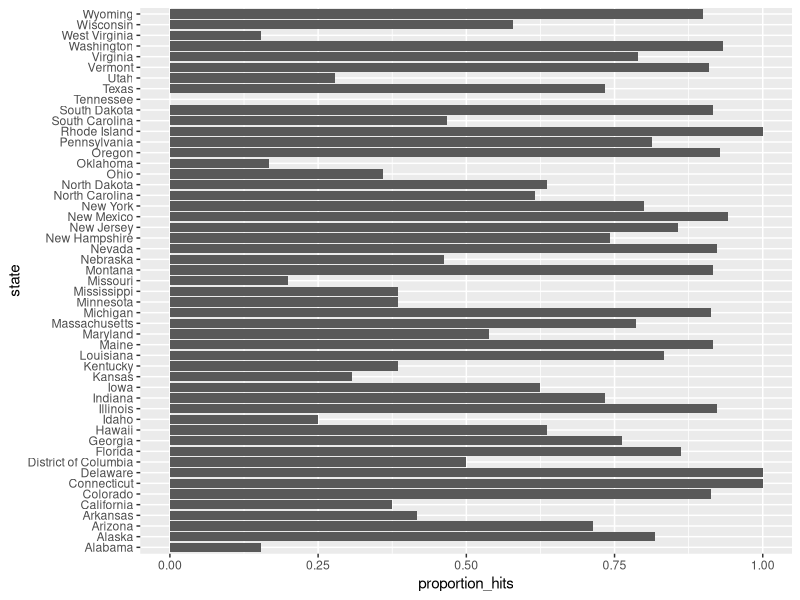
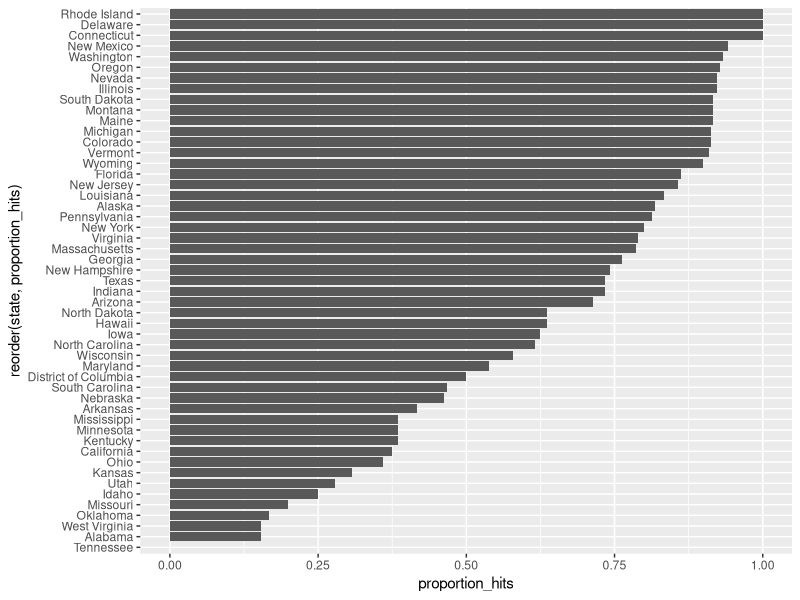
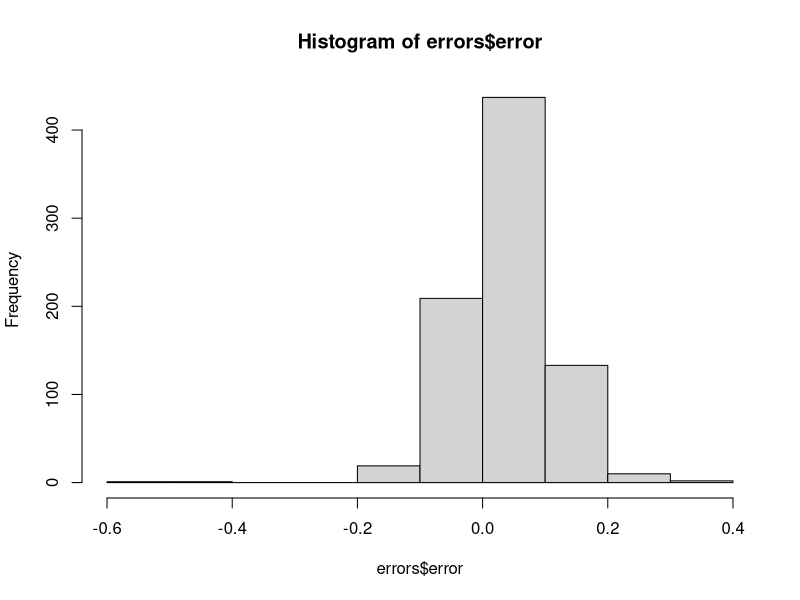
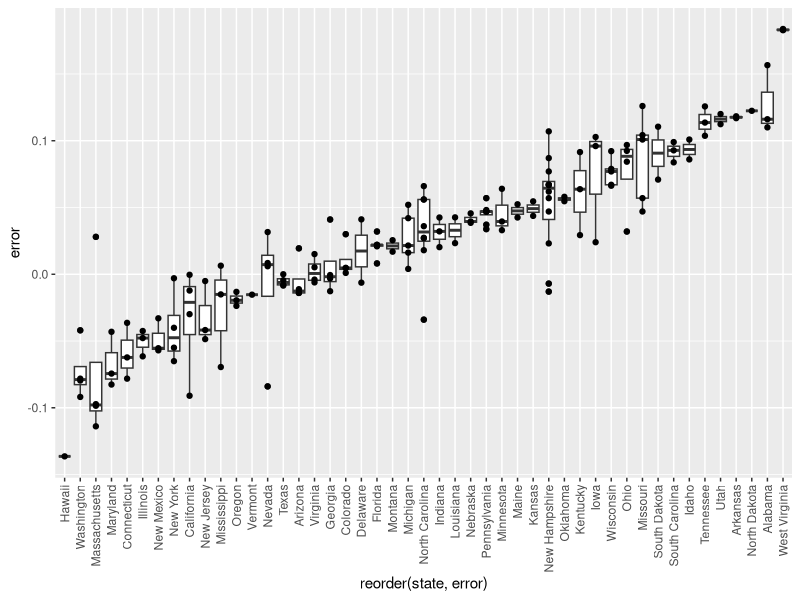
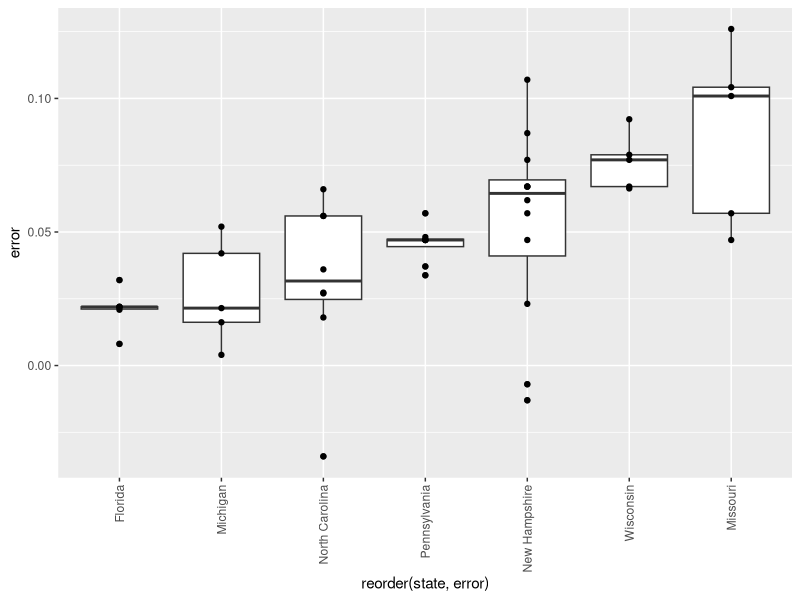
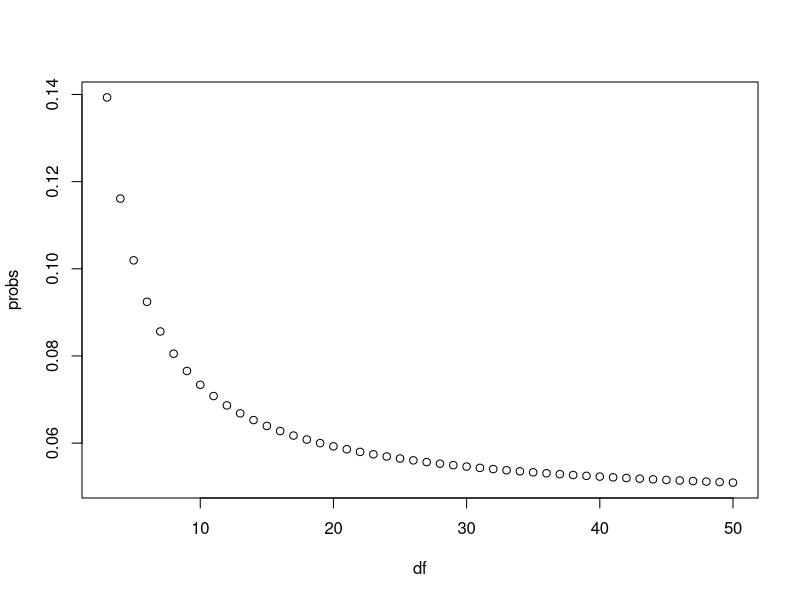

These figures' R source, in order:
# Load the libraries and data
library(dplyr)
library(dslabs)
library(ggplot2)
data("polls_us_election_2016")

# Create a table called `polls` that filters by  state, date, and reports the spread
polls <- polls_us_election_2016 %>% 
  filter(state != "U.S." & enddate >= "2016-10-31") %>% 
  mutate(spread = rawpoll_clinton/100 - rawpoll_trump/100)

# Create an object called `cis` that has the columns indicated in the instructions
cis <- polls %>% 
  mutate(X_hat = (spread+1)/2, se = 2*sqrt(X_hat*(1-X_hat)/samplesize), lower = spread - se*qnorm(1-0.05/2), upper = spread + se*qnorm(1-0.05/2)) %>% 
  select(state, startdate, enddate, pollster, grade, spread, lower, upper)

# Add the actual results to the `cis` data set
add <- results_us_election_2016 %>% mutate(actual_spread = clinton/100 - trump/100) %>% select(state, actual_spread)
ci_data <- cis %>% mutate(state = as.character(state)) %>% left_join(add, by = "state")

# Create an object called `p_hits` that summarizes the proportion of confidence intervals that contain the actual value. Print this object to the console.
p_hits <- ci_data %>% 
  mutate(hit = (actual_spread >= lower & actual_spread <= upper)) %>% 
  summarize(mean(hit))

# Create an object called `p_hits` that summarizes the proportion of hits for each pollster that has at least 5 polls.
p_hits <- ci_data %>% 
  group_by(pollster) %>% 
  filter(n() >= 5) %>% mutate(hit = (actual_spread >= lower & actual_spread <= upper)) %>% 
  summarize(proportion_hits = mean(hit), n = n(), grade = grade[1]) %>% 
  arrange(-proportion_hits)

# Create an object called `p_hits` that summarizes the proportion of hits for each state that has more than 5 polls.
p_hits <- ci_data %>% 
  mutate(hit = (actual_spread >= lower & actual_spread <= upper)) %>%
  group_by(state) %>% 
  filter(n() > 5) %>% 
  summarize(proportion_hits = mean(hit), n = n())

# Make a barplot of the proportion of hits for each state
p_hits %>% ggplot(aes(state, proportion_hits)) + 
  geom_bar(stat = "identity") + 
  coord_flip()

# Create an object called `errors` that calculates the difference between the predicted and actual spread and indicates if the correct winner was predicted
errors <- ci_data %>% mutate(error = spread - actual_spread, hit = sign(spread) == sign(actual_spread))

# Examine the last 6 rows of `errors`
tail(errors)

# Make a barplot of the proportion of hits for each state
p_hits %>%
  arrange(desc(proportion_hits)) %>% 
  ggplot(aes(x = reorder(state,proportion_hits), y = proportion_hits)) + 
  geom_bar(stat = "identity") + 
  coord_flip()

# Generate a histogram of the error
hist(errors$error)

# Calculate the median of the errors. Print this value to the console.
median(errors$error)

# Create a boxplot showing the errors by state for polls with grades B+ or higher
errors %>% filter(grade %in% c("A+", "A", "A-", "B+")) %>% 
  ungroup() %>% 
  arrange(error) %>% 
  ggplot(aes(reorder(state, error), error)) + 
  geom_boxplot() + 
  geom_point() +
  theme(axis.text.x = element_text(angle = 90, vjust = 0.5, hjust=1))

# Create a boxplot showing the errors by state for states with at least 5 polls with grades B+ or higher
e <- errors %>% ungroup() %>% filter(grade %in% c("A+", "A", "A-", "B+")) %>% group_by(state) %>% filter(n() >= 5) %>% arrange(error)

e%>% ggplot(aes(reorder(state, error),error)) + 
  geom_boxplot() + 
  geom_point() + 
  theme(axis.text.x = element_text(angle = 90, vjust = 0.5, hjust=1))

## The t Distribution
# Calculate the probability of seeing t-distributed random variables being more than 2 in absolute value when 'df = 3'.
2*(1 - pt(2, 3))

# Generate a vector 'df' that contains a sequence of numbers from 3 to 50
df <- 3:50

# Make a function called 'pt_func' that calculates the probability that a value is more than |2| for any degrees of freedom 
pt_func <- function(d) {
  2*(1-pt(2, d))
}

# Generate a vector 'probs' that uses the `pt_func` function to calculate the probabilities
probs <- sapply(df, pt_func)

# Plot 'df' on the x-axis and 'probs' on the y-axis
plot(df, probs)

# Load the neccessary libraries and data
library(dslabs)
library(dplyr)
data(heights)

# Use the sample code to generate 'x', a vector of male heights
x <- heights %>% filter(sex == "Male") %>%
  .$height

# Create variables for the mean height 'mu', the sample size 'N', and the number of times the simulation should run 'B'
mu <- mean(x)
N <- 15
B <- 10000

# Use the `set.seed` function to make sure your answer matches the expected result after random sampling
set.seed(1)

# Generate a logical vector 'res' that contains the results of the simulations
res <- replicate(B, {
  X <- sample(x, N, replace = TRUE)
  interval <- c(-1,1)*sd(X)*qnorm(1-0.05/2)/sqrt(N) + mean(X)
  between(mu, interval[1], interval[2])
})

# Calculate the proportion of times the simulation produced values within the 95% confidence interval. Print this value to the console.
mean(res)

# The vector of filtered heights 'x' has already been loaded for you. Calculate the mean.
mu <- mean(x)

# Use the same sampling parameters as in the previous exercise.
set.seed(1)
N <- 15
B <- 10000

# Generate a logical vector 'res' that contains the results of the simulations using the t-distribution
res <- replicate(B, {
  X <- sample(x, N, replace = TRUE)
  interval <- c(-1,1)*sd(X)*qt(1-0.05/2, N-1)/sqrt(N) + mean(X)
  between(mu, interval[1], interval[2])
})

# Calculate the proportion of times the simulation produced values within the 95% confidence interval. Print this value to the console.
mean(res)
